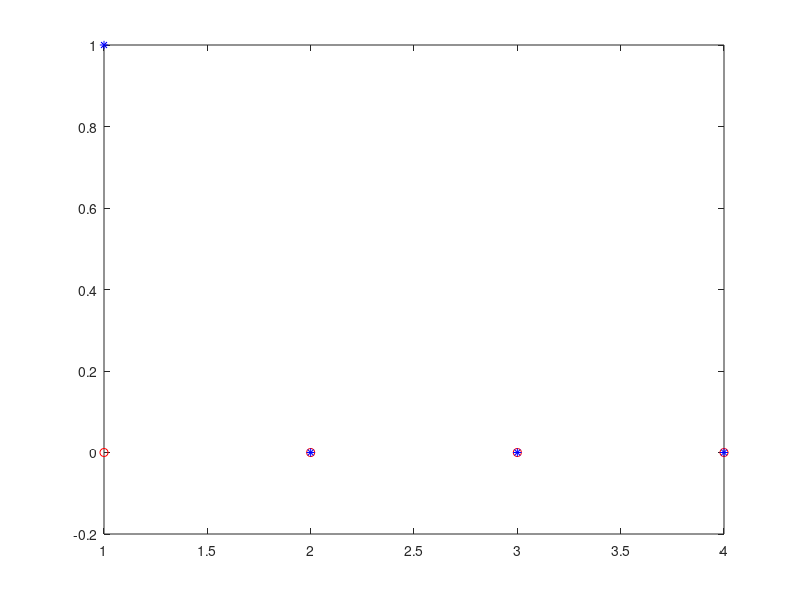
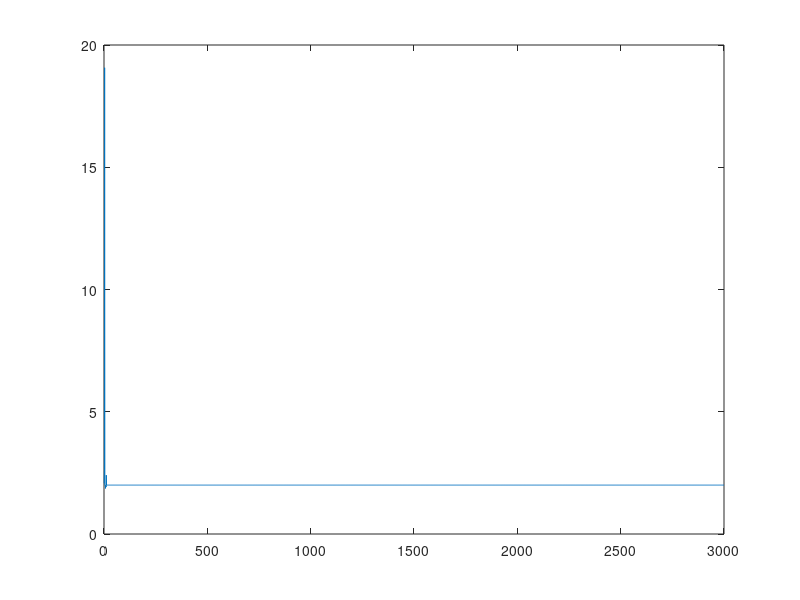

Write MATLAB code to recreate these figures, in order.
% Entrenamiento patron

clear;
clc;
close all;

% Pixel blanco = 0 
% Pixel negro  = 1

cara1 = [0 0 0 0 0 0 0 1 1 1 1 1 1 1 1 1 0 0 0 0 
 0 0 0 0 0 0 1 1 1 1 1 1 1 1 1 1 1 0 0 0
 0 0 0 0 0 1 1 1 1 1 0 0 0 0 1 1 1 0 0 0 
 0 0 0 1 1 1 1 1 0 0 0 0 0 0 0 1 1 1 0 0
 0 0 1 1 1 1 1 1 0 0 0 0 0 0 0 0 0 1 1 0
 0 0 1 1 1 1 1 1 0 0 1 0 0 0 0 1 0 0 1 0 
 0 1 1 1 0 0 1 0 0 1 1 1 0 0 1 1 1 0 0 1 
 0 1 1 0 0 1 1 0 0 0 1 0 0 0 0 1 0 0 0 1 
 0 1 0 0 0 1 0 0 0 0 0 0 0 0 0 0 0 0 0 1 
 1 1 0 0 0 1 0 0 0 0 0 0 1 0 0 0 0 0 0 1 
 1 1 1 0 0 1 0 0 0 0 0 0 1 0 0 0 0 0 0 1 
 0 1 0 0 0 1 0 0 0 0 0 1 1 1 0 0 0 0 0 1 
 0 0 0 0 0 1 1 0 0 0 0 0 0 0 0 0 0 0 1 0 
 0 0 0 0 0 0 1 0 0 0 1 0 0 0 1 0 0 1 1 0 
 0 0 0 0 0 0 1 1 0 0 0 1 1 1 0 0 1 1 0 0 
 0 0 0 0 0 0 0 1 1 0 0 0 0 0 0 0 1 0 0 0 
 0 0 0 0 0 0 1 1 1 1 0 0 0 0 0 1 1 0 0 0 
 0 0 0 0 1 1 1 1 1 1 1 1 1 1 1 1 0 0 0 0 
 0 0 1 1 1 1 1 1 1 1 1 1 1 1 1 1 1 1 0 0 
 1 1 1 1 1 1 1 1 1 1 1 1 1 1 1 1 1 1 1 0 ]; 

cara2 = [0 0 0 0 1 1 1 1 1 1 1 1 1 1 0 0 0 0 0 0 
 0 0 0 0 1 1 1 1 1 1 1 1 1 1 0 0 0 0 0 0
 1 1 1 1 1 1 1 1 1 1 1 1 1 1 1 1 1 1 1 1 
 1 1 1 1 1 1 1 1 1 1 1 1 1 1 1 1 1 1 1 1
 1 1 1 1 1 1 1 1 1 1 1 1 1 1 1 1 1 1 1 1
 0 0 0 0 1 1 1 1 1 1 1 1 1 1 0 0 0 0 0 0
 0 0 0 1 1 1 0 0 0 0 0 0 1 1 1 0 0 0 0 0
 0 0 0 1 1 0 0 0 0 0 0 0 0 1 1 0 0 0 0 0
 0 0 1 1 0 0 0 0 0 0 0 0 0 0 1 1 0 0 0 0
 0 0 1 0 0 1 1 1 0 0 1 1 1 0 0 1 0 0 0 0
 0 0 1 0 0 0 0 0 0 1 0 0 0 0 0 1 0 0 0 0
 0 0 1 0 0 0 0 0 0 1 0 0 0 0 0 1 0 0 0 0
 0 0 1 0 0 0 0 0 0 1 0 0 0 0 0 1 0 0 0 0
 0 0 1 0 0 0 0 0 0 0 0 0 0 0 1 1 0 0 0 0
 0 0 1 1 0 0 0 1 1 1 1 0 0 1 1 0 0 0 0 0
 0 0 0 1 0 0 1 0 0 0 0 1 0 1 0 0 0 0 0 0
 0 0 0 0 1 0 0 0 0 0 0 0 0 1 0 0 0 0 0 0
 0 0 0 0 1 1 1 1 1 1 1 1 1 0 0 0 0 0 0 0 
 1 1 1 1 1 1 1 1 1 1 1 1 1 1 0 0 0 0 0 0
 1 1 1 1 1 1 1 1 1 1 1 1 1 1 1 1 1 1 1 1 ];

cara3 = [0 0 0 0 1 1 1 1 1 1 1 1 1 1 1 1 1 0 0 0 
 0 0 0 1 1 1 1 1 1 1 1 1 1 1 1 1 1 1 0 0  
 0 0 1 1 1 1 1 1 1 1 1 1 1 1 1 1 1 1 1 0 
 0 0 1 1 1 1 1 1 1 0 0 0 0 1 1 1 1 1 1 1 
 0 1 1 1 1 1 1 0 0 0 0 0 0 0 1 1 1 1 1 1 
 0 1 1 1 1 1 0 0 0 0 0 0 0 0 0 1 1 1 1 1 
 0 1 1 1 1 0 0 0 0 0 0 0 0 0 0 0 1 1 1 1 
 0 0 1 1 1 0 0 1 1 0 0 0 1 1 0 0 0 1 0 0 
 0 0 0 1 1 0 0 1 1 0 0 0 1 1 0 0 0 1 1 0 
 0 0 0 1 0 0 0 0 0 0 1 0 0 0 0 0 0 1 1 0 
 0 0 0 1 0 0 0 0 0 0 1 0 0 0 0 0 0 0 1 0 
 0 0 0 1 0 0 0 0 0 0 1 0 0 0 0 0 0 0 1 0 
 0 0 0 1 0 0 0 0 0 1 1 1 0 0 0 0 0 0 1 0  
 0 0 0 1 0 0 0 0 0 0 0 0 0 0 0 0 0 1 0 0 
 0 0 0 1 1 0 0 0 1 1 1 1 1 0 0 0 0 1 0 0 
 0 0 0 0 1 0 0 1 0 0 0 0 0 1 0 0 1 1 0 0 
 0 0 0 0 0 1 0 0 0 0 0 0 0 0 0 1 1 0 0 0 
 0 0 0 0 0 1 1 1 0 0 0 0 0 1 1 1 0 0 0 0 
 0 0 0 0 0 0 0 1 1 1 1 1 1 1 0 0 0 0 0 0 
 0 0 1 1 1 1 1 1 1 1 1 1 1 1 1 1 1 1 1 1 ]; 

cara4 = [ 0 0 0 0 0 0 1 1 1 1 1 1 1 1 0 0 0 0 0 0 
 0 0 0 0 1 1 1 1 1 1 1 1 1 1 1 1 0 0 0 0 
 0 0 0 1 1 1 1 1 1 1 1 1 1 1 1 1 1 0 0 0 
 0 0 1 1 1 1 1 1 1 1 1 1 1 1 1 1 1 1 1 0 
 0 1 1 1 1 1 0 0 0 0 0 1 1 1 1 1 1 1 1 1 
 0 0 0 0 1 0 0 0 0 0 0 0 0 1 1 1 1 0 0 0 
 0 0 0 0 1 0 0 0 0 0 0 0 0 0 1 1 1 0 0 0 
 0 0 0 1 0 0 1 1 1 0 0 1 1 1 0 0 1 1 0 0 
 0 0 0 1 0 0 0 0 0 0 1 0 0 0 0 0 0 1 0 0 
 0 0 0 1 0 0 0 0 0 0 1 0 0 0 0 0 0 1 0 0 
 0 0 0 1 0 0 0 0 0 0 1 0 0 0 0 0 0 1 0 0 
 0 0 0 1 0 0 0 0 0 0 1 0 0 0 0 0 0 1 0 0 
 0 0 0 1 0 0 0 0 0 0 0 0 0 0 0 0 0 1 0 0 
 0 0 0 1 1 0 0 0 1 1 1 1 1 0 0 0 1 0 0 0 
 0 0 0 0 0 1 0 0 0 0 0 0 0 0 0 1 0 0 0 0 
 0 0 0 0 0 0 1 1 0 0 0 0 0 1 1 0 0 0 0 0 
 0 0 0 0 0 0 0 0 1 1 1 1 1 0 0 0 0 0 0 0 
 0 0 0 0 0 0 0 0 1 1 1 1 1 0 0 0 0 0 0 0 
 0 0 0 0 0 0 1 1 1 1 1 1 1 1 1 0 0 0 0 0 
 0 0 0 0 1 1 1 1 1 1 1 1 1 1 1 1 1 1 1 1 ];

[nf nc] = size(cara1);
x(1,:) = cara1(1,:);
x(2,:) = cara2(1,:);
x(3,:) = cara3(1,:);
x(4,:) = cara4(1,:);
for k = 2:nf
   caras = [ cara1(k,:)
             cara2(k,:)
             cara3(k,:)
             cara4(k,:) ];
   x = [ x  caras ];
end
[ nxf nxc ] = size(x);
nx = nxf;

yb(1,:) = [ 1 0 0 0 ]; 
yb(2,:) = [ 0 1 0 0 ]; 
yb(3,:) = [ 0 0 1 0 ]; 
yb(4,:) = [ 0 0 0 1 ]; 

[ nyf nyc ] = size(yb);
ny = nyf;

ne = nxc;
nm = 3;
ns = nyc;
bias = input('Bias:  SI = 1 : ');
if(bias == 1)
   ne = ne +1;
   x = [ x ones(nx,1) ];   
end
v = 0.2*(rand(ne,nm) - 0.5);
w = 0.2*(rand(nm,ns) - 0.5);
% load pesoscaras;

eta = input('eta pesos : ');

for iter = 1:3000
count(iter,1) = iter;
dJdw = 0;
dJdv = 0;
for k = 1:nx   
in = (x(k,:))';
m = v'*in;
n = 1.0./(1+exp(-m));    % Sigmoidea 1
%n = 2.0./(1+exp(-m)) - 1; % sigmoidea 2
%n = exp(-m.^2);         % Gaussiana
out = w'*n;
y(k,:) = out';
er = out - (yb(k,:))';
error(k,:) = er';
dndm = n.*(1 - n);       % Sigmoidea 1
%dndm = (1 - n.*n)/2;     % Sigmoidea 2
%dndm = -2.0*(n.*m);     % Gaussiana
dydw = n; 
dJdw = 1*dJdw + dydw*er';    
dJdv = 1*dJdv + in*((w*er).*dndm)';    
%w = w - eta*dJdw/nx;   
%v = v - eta*dJdv/nx;      
end
w = w - eta*dJdw/nx;   
v  = v - eta*dJdv/nx; 
JJ = 0.5*sum(sum(error.*error))
J(iter,1) = JJ;
end

save pesoscaras ne ns nm v w  bias; 

figure(1);
plot(y(1,:),'or');   % Se grafica sin redondeo
hold on;
plot(yb(1,:),'*b');

figure(2);
plot(count,J);

